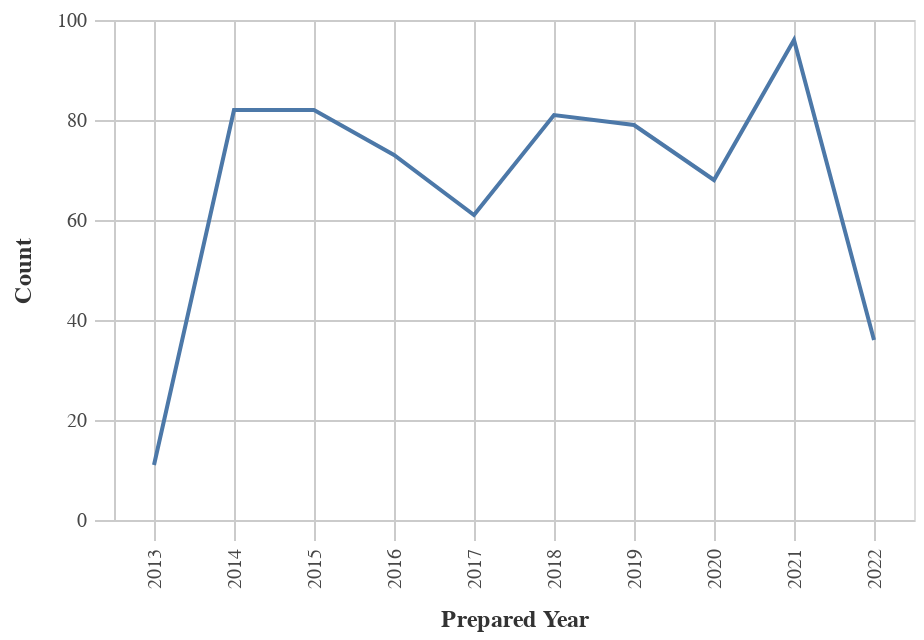

Notebook code cell kept with this figure:
### Markdown cell above
### Number of Obligations by Year

### Code cell
#Line chart for Obligations by Year
chart_df = (df_top>>filter(_.variable=='prepared_y')).rename(columns= {"value":"Year"})
    
chart1= (_dla_utils.basic_line_chart_test_no_save(chart_df, 'Year', 'count', district)).encode(x=alt.X('Year:O', title='Prepared Year'))
display(chart1)

### Figure 1 — Vega-Lite specification as saved in the notebook (floating-point values rounded to 4 significant figures)
{"config": {"view": {"continuousWidth": 400, "continuousHeight": 300}, "axis": {"domainColor": "#cbcbcb", "grid": true, "gridColor": "#cbcbcb", "gridWidth": 1, "labelColor": "#474747", "labelFont": "Nunito Sans", "labelFontSize": 10, "labelPadding": 4, "tickColor": "#cbcbcb", "tickSize": 10, "titleColor": "#333", "titleFont": "Raleway", "titleFontSize": 12, "titlePadding": 10}, "axisBand": {"grid": false}, "background": "white", "font": "Raleway", "header": {"labelFont": "Nunito Sans", "titleFont": "Raleway"}, "legend": {"labelColor": "#333", "labelFont": "Nunito Sans", "labelFontSize": 11, "labelLimit": 0, "padding": 1, "symbolSize": 30, "symbolType": "square", "titleColor": "#333", "titleFont": "Raleway", "titleFontSize": 14, "titlePadding": 10}, "title": {"anchor": "middle", "font": "Raleway", "fontSize": 18, "fontWeight": 300, "offset": 20}}, "data": {"name": "data-36aefb21f92f0a9c87417ea6f55fb521"}, "mark": "line", "encoding": {"tooltip": [{"field": "Year", "type": "quantitative"}, {"field": "count", "type": "quantitative"}], "x": {"field": "Year", "title": "Prepared Year", "type": "ordinal"}, "y": {"field": "count", "title": "Count", "type": "quantitative"}}, "height": 250, "width": 400, "$schema": "https://vega.github.io/schema/vega-lite/v4.17.0.json", "datasets": {"data-36aefb21f92f0a9c87417ea6f55fb521": [{"Year": 2021.0, "count": 96, "variable": "prepared_y"}, {"Year": 2014.0, "count": 82, "variable": "prepared_y"}, {"Year": 2015.0, "count": 82, "variable": "prepared_y"}, {"Year": 2018.0, "count": 81, "variable": "prepared_y"}, {"Year": 2019.0, "count": 79, "variable": "prepared_y"}, {"Year": 2016.0, "count": 73, "variable": "prepared_y"}, {"Year": 2020.0, "count": 68, "variable": "prepared_y"}, {"Year": 2017.0, "count": 61, "variable": "prepared_y"}, {"Year": 2022.0, "count": 36, "variable": "prepared_y"}, {"Year": 2013.0, "count": 11, "variable": "prepared_y"}]}}
